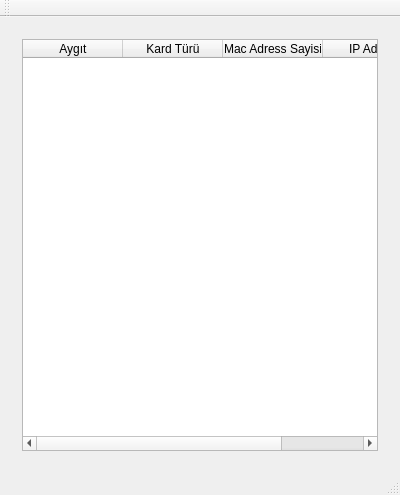
<?xml version="1.0" encoding="UTF-8"?>
<ui version="4.0">
 <class>MainWindow</class>
 <widget class="QMainWindow" name="MainWindow">
  <property name="geometry">
   <rect>
    <x>0</x>
    <y>0</y>
    <width>400</width>
    <height>495</height>
   </rect>
  </property>
  <property name="windowTitle">
   <string>MainWindow</string>
  </property>
  <widget class="QWidget" name="centralWidget">
   <layout class="QVBoxLayout" name="verticalLayout">
    <item>
     <widget class="QStackedWidget" name="stackedWidget">
      <property name="currentIndex">
       <number>1</number>
      </property>
      <widget class="QWidget" name="page">
       <layout class="QVBoxLayout" name="verticalLayout_2">
        <item>
         <widget class="QTableWidget" name="tableWidget">
          <column>
           <property name="text">
            <string>IP Adresi</string>
           </property>
          </column>
          <column>
           <property name="text">
            <string>Durumu</string>
           </property>
          </column>
          <column>
           <property name="text">
            <string>Yüzde</string>
           </property>
          </column>
          <column>
           <property name="text">
            <string>Ilerleme</string>
           </property>
          </column>
         </widget>
        </item>
       </layout>
      </widget>
      <widget class="QWidget" name="page_2">
       <layout class="QVBoxLayout" name="verticalLayout_3">
        <item>
         <widget class="QTableWidget" name="tableWidget_2">
          <column>
           <property name="text">
            <string>Aygıt</string>
           </property>
          </column>
          <column>
           <property name="text">
            <string>Kard Türü</string>
           </property>
          </column>
          <column>
           <property name="text">
            <string>Mac Adress Sayisi</string>
           </property>
          </column>
          <column>
           <property name="text">
            <string>IP Adresi</string>
           </property>
          </column>
         </widget>
        </item>
       </layout>
      </widget>
     </widget>
    </item>
   </layout>
  </widget>
  <widget class="QMenuBar" name="menuBar">
   <property name="geometry">
    <rect>
     <x>0</x>
     <y>0</y>
     <width>400</width>
     <height>30</height>
    </rect>
   </property>
  </widget>
  <widget class="QToolBar" name="mainToolBar">
   <attribute name="toolBarArea">
    <enum>TopToolBarArea</enum>
   </attribute>
   <attribute name="toolBarBreak">
    <bool>false</bool>
   </attribute>
  </widget>
  <widget class="QStatusBar" name="statusBar"/>
 </widget>
 <layoutdefault spacing="6" margin="11"/>
 <resources/>
 <connections/>
</ui>
